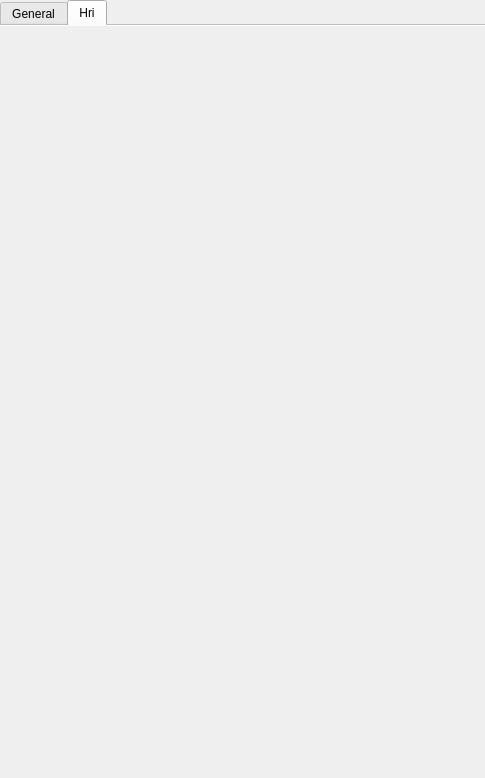
<?xml version="1.0" encoding="UTF-8"?>
<ui version="4.0">
 <class>CostWidget</class>
 <widget class="QWidget" name="CostWidget">
  <property name="geometry">
   <rect>
    <x>0</x>
    <y>0</y>
    <width>485</width>
    <height>778</height>
   </rect>
  </property>
  <property name="windowTitle">
   <string>Form</string>
  </property>
  <layout class="QGridLayout" name="gridLayout">
   <property name="margin">
    <number>0</number>
   </property>
   <item row="0" column="0">
    <widget class="QTabWidget" name="tabWidgetCosts">
     <property name="enabled">
      <bool>true</bool>
     </property>
     <property name="currentIndex">
      <number>1</number>
     </property>
     <property name="documentMode">
      <bool>true</bool>
     </property>
     <widget class="QWidget" name="Cost_General">
      <attribute name="title">
       <string>General</string>
      </attribute>
      <layout class="QVBoxLayout" name="verticalLayout_9">
       <item>
        <widget class="QScrollArea" name="costScrollArea">
         <property name="horizontalScrollBarPolicy">
          <enum>Qt::ScrollBarAlwaysOff</enum>
         </property>
         <property name="widgetResizable">
          <bool>true</bool>
         </property>
         <widget class="QWidget" name="scrollAreaWidgetContents_2">
          <property name="geometry">
           <rect>
            <x>0</x>
            <y>0</y>
            <width>426</width>
            <height>1052</height>
           </rect>
          </property>
          <layout class="QVBoxLayout" name="verticalLayout">
           <item>
            <widget class="QGroupBox" name="groupBox_22">
             <property name="title">
              <string>General</string>
             </property>
             <layout class="QGridLayout" name="gridLayout_25">
              <item row="0" column="0">
               <widget class="QCheckBox" name="isCostSpaceCopy">
                <property name="text">
                 <string>Is Cost Space</string>
                </property>
               </widget>
              </item>
              <item row="1" column="0">
               <widget class="QWidget" name="widget" native="true">
                <layout class="QHBoxLayout" name="horizontalLayout">
                 <item>
                  <widget class="QLabel" name="label">
                   <property name="text">
                    <string>Cost Function</string>
                   </property>
                  </widget>
                 </item>
                 <item>
                  <widget class="QComboBox" name="comboBoxCostFunctions"/>
                 </item>
                 <item>
                  <spacer name="horizontalSpacer">
                   <property name="orientation">
                    <enum>Qt::Horizontal</enum>
                   </property>
                   <property name="sizeHint" stdset="0">
                    <size>
                     <width>40</width>
                     <height>20</height>
                    </size>
                   </property>
                  </spacer>
                 </item>
                </layout>
               </widget>
              </item>
             </layout>
            </widget>
           </item>
           <item>
            <widget class="QGroupBox" name="groupBox_7">
             <property name="title">
              <string>Traj Cost</string>
             </property>
             <layout class="QVBoxLayout" name="verticalLayout_29">
              <item>
               <widget class="QWidget" name="widget_14" native="true">
                <layout class="QGridLayout" name="gridLayout_34">
                 <item row="0" column="0">
                  <widget class="QPushButton" name="pushButtonShowTrajCost">
                   <property name="text">
                    <string>Show Traj Cost</string>
                   </property>
                  </widget>
                 </item>
                 <item row="0" column="1">
                  <widget class="QPushButton" name="pushButtonShowHRITrajCost">
                   <property name="text">
                    <string>Show HRI Traj</string>
                   </property>
                  </widget>
                 </item>
                 <item row="1" column="0">
                  <widget class="QCheckBox" name="checkBoxRescale">
                   <property name="text">
                    <string>Will not rescale</string>
                   </property>
                  </widget>
                 </item>
                </layout>
               </widget>
              </item>
              <item>
               <widget class="QWidget" name="widget_15" native="true">
                <layout class="QHBoxLayout" name="horizontalLayout_5">
                 <item>
                  <widget class="QComboBox" name="comboBoxTrajCostExtimation_2">
                   <item>
                    <property name="text">
                     <string>Minimal Work</string>
                    </property>
                   </item>
                   <item>
                    <property name="text">
                     <string>Integral</string>
                    </property>
                   </item>
                  </widget>
                 </item>
                 <item>
                  <spacer name="horizontalSpacer_2">
                   <property name="orientation">
                    <enum>Qt::Horizontal</enum>
                   </property>
                   <property name="sizeHint" stdset="0">
                    <size>
                     <width>40</width>
                     <height>20</height>
                    </size>
                   </property>
                  </spacer>
                 </item>
                </layout>
               </widget>
              </item>
              <item>
               <widget class="QWidget" name="widget_16" native="true">
                <layout class="QHBoxLayout" name="horizontalLayout_9">
                 <item>
                  <widget class="QLabel" name="label_24">
                   <property name="text">
                    <string>Length Weight</string>
                   </property>
                  </widget>
                 </item>
                 <item>
                  <widget class="QDoubleSpinBox" name="doubleSpinBoxLengthWeight">
                   <property name="decimals">
                    <number>3</number>
                   </property>
                   <property name="minimum">
                    <double>0.000000000000000</double>
                   </property>
                   <property name="maximum">
                    <double>150.000000000000000</double>
                   </property>
                   <property name="singleStep">
                    <double>0.001000000000000</double>
                   </property>
                  </widget>
                 </item>
                 <item>
                  <widget class="QSlider" name="horizontalSliderLengthWeight">
                   <property name="orientation">
                    <enum>Qt::Horizontal</enum>
                   </property>
                  </widget>
                 </item>
                </layout>
               </widget>
              </item>
             </layout>
            </widget>
           </item>
           <item>
            <widget class="QGroupBox" name="groupBox_10">
             <property name="title">
              <string>T-RRT</string>
             </property>
             <layout class="QVBoxLayout" name="verticalLayout_10">
              <item>
               <layout class="QGridLayout" name="gridLayout_4">
                <item row="0" column="0">
                 <widget class="QLabel" name="label_6">
                  <property name="text">
                   <string>Initial Temp.</string>
                  </property>
                 </widget>
                </item>
                <item row="0" column="1">
                 <widget class="QDoubleSpinBox" name="doubleSpinBoxInitTemp">
                  <property name="decimals">
                   <number>6</number>
                  </property>
                  <property name="minimum">
                   <double>0.000001000000000</double>
                  </property>
                  <property name="maximum">
                   <double>10.000000000000000</double>
                  </property>
                  <property name="singleStep">
                   <double>0.000001000000000</double>
                  </property>
                 </widget>
                </item>
                <item row="0" column="2">
                 <widget class="QSlider" name="horizontalSliderInitTemp">
                  <property name="maximum">
                   <number>10000000</number>
                  </property>
                  <property name="orientation">
                   <enum>Qt::Horizontal</enum>
                  </property>
                 </widget>
                </item>
                <item row="1" column="0">
                 <widget class="QLabel" name="label_7">
                  <property name="text">
                   <string>NFailmax</string>
                  </property>
                 </widget>
                </item>
                <item row="1" column="1">
                 <widget class="QDoubleSpinBox" name="doubleSpinBoxNFailMax">
                  <property name="decimals">
                   <number>0</number>
                  </property>
                  <property name="minimum">
                   <double>10.000000000000000</double>
                  </property>
                  <property name="maximum">
                   <double>10000.000000000000000</double>
                  </property>
                  <property name="singleStep">
                   <double>10.000000000000000</double>
                  </property>
                 </widget>
                </item>
                <item row="1" column="2">
                 <widget class="QSlider" name="horizontalSliderNFailMax">
                  <property name="maximum">
                   <number>500</number>
                  </property>
                  <property name="orientation">
                   <enum>Qt::Horizontal</enum>
                  </property>
                 </widget>
                </item>
                <item row="2" column="0">
                 <widget class="QLabel" name="label_29">
                  <property name="text">
                   <string>Minimal Connect Gap</string>
                  </property>
                 </widget>
                </item>
                <item row="2" column="1">
                 <widget class="QDoubleSpinBox" name="doubleSpinBoxMinConnectGap">
                  <property name="decimals">
                   <number>1</number>
                  </property>
                  <property name="minimum">
                   <double>1.000000000000000</double>
                  </property>
                  <property name="maximum">
                   <double>20.000000000000000</double>
                  </property>
                 </widget>
                </item>
                <item row="2" column="2">
                 <widget class="QSlider" name="horizontalSliderMinConnectGap">
                  <property name="orientation">
                   <enum>Qt::Horizontal</enum>
                  </property>
                 </widget>
                </item>
               </layout>
              </item>
              <item>
               <widget class="QCheckBox" name="checkBoxCostBefore">
                <property name="text">
                 <string>Compute Cost Before Collision</string>
                </property>
               </widget>
              </item>
              <item>
               <widget class="QCheckBox" name="checkBoxCostExpandToGoal">
                <property name="text">
                 <string>Expand To Goal</string>
                </property>
               </widget>
              </item>
              <item>
               <widget class="QCheckBox" name="checkBoxCostWithGradient">
                <property name="text">
                 <string>With Gradient</string>
                </property>
               </widget>
              </item>
              <item>
               <layout class="QHBoxLayout" name="horizontalLayout_10">
                <item>
                 <spacer name="horizontalSpacer_4">
                  <property name="orientation">
                   <enum>Qt::Horizontal</enum>
                  </property>
                  <property name="sizeHint" stdset="0">
                   <size>
                    <width>40</width>
                    <height>20</height>
                   </size>
                  </property>
                 </spacer>
                </item>
                <item>
                 <widget class="QPushButton" name="pushButtonShowTemp">
                  <property name="text">
                   <string>Show Temp.</string>
                  </property>
                 </widget>
                </item>
                <item>
                 <spacer name="horizontalSpacer_5">
                  <property name="orientation">
                   <enum>Qt::Horizontal</enum>
                  </property>
                  <property name="sizeHint" stdset="0">
                   <size>
                    <width>40</width>
                    <height>20</height>
                   </size>
                  </property>
                 </spacer>
                </item>
               </layout>
              </item>
             </layout>
            </widget>
           </item>
           <item>
            <widget class="QGroupBox" name="groupBox_2">
             <property name="title">
              <string>Threshold</string>
             </property>
             <layout class="QVBoxLayout" name="verticalLayout_2">
              <item>
               <widget class="QCheckBox" name="checkBoxIsCostThreshold">
                <property name="text">
                 <string>Thresh-RRT</string>
                </property>
               </widget>
              </item>
              <item>
               <widget class="QWidget" name="widget_2" native="true">
                <layout class="QGridLayout" name="gridLayout_2">
                 <item row="0" column="1">
                  <widget class="QDoubleSpinBox" name="doubleSpinBoxCostThresh"/>
                 </item>
                 <item row="0" column="2">
                  <widget class="QSlider" name="horizontalSliderCostThresh">
                   <property name="orientation">
                    <enum>Qt::Horizontal</enum>
                   </property>
                  </widget>
                 </item>
                 <item row="0" column="0">
                  <widget class="QLabel" name="label_2">
                   <property name="text">
                    <string>Seuil</string>
                   </property>
                  </widget>
                 </item>
                </layout>
               </widget>
              </item>
              <item>
               <widget class="QWidget" name="widget_3" native="true">
                <layout class="QGridLayout" name="gridLayout_3">
                 <item row="0" column="1">
                  <widget class="QPushButton" name="pushButtonThresholdPlanner">
                   <property name="text">
                    <string>T-Planner</string>
                   </property>
                  </widget>
                 </item>
                 <item row="0" column="0">
                  <spacer name="horizontalSpacer_6">
                   <property name="orientation">
                    <enum>Qt::Horizontal</enum>
                   </property>
                   <property name="sizeHint" stdset="0">
                    <size>
                     <width>40</width>
                     <height>20</height>
                    </size>
                   </property>
                  </spacer>
                 </item>
                </layout>
               </widget>
              </item>
             </layout>
            </widget>
           </item>
           <item>
            <widget class="QGroupBox" name="groupBox_24">
             <property name="title">
              <string>2D Landscape</string>
             </property>
             <layout class="QGridLayout" name="gridLayout_28">
              <item row="0" column="0">
               <widget class="QPushButton" name="pushButton2DDijkstra">
                <property name="text">
                 <string>Dijkstra</string>
                </property>
               </widget>
              </item>
              <item row="0" column="1">
               <spacer name="horizontalSpacer_3">
                <property name="orientation">
                 <enum>Qt::Horizontal</enum>
                </property>
                <property name="sizeHint" stdset="0">
                 <size>
                  <width>40</width>
                  <height>20</height>
                 </size>
                </property>
               </spacer>
              </item>
             </layout>
            </widget>
           </item>
           <item>
            <widget class="QGroupBox" name="groupBox">
             <property name="title">
              <string>Roadmap with cycles</string>
             </property>
             <layout class="QGridLayout" name="gridLayout_5">
              <item row="0" column="0">
               <widget class="QPushButton" name="pushButtonRecomputeGraph">
                <property name="text">
                 <string>Recompute Cost In Graph</string>
                </property>
               </widget>
              </item>
              <item row="1" column="0">
               <widget class="QPushButton" name="pushButtonStonesGraph">
                <property name="text">
                 <string>Load Stones Graph And Recompute</string>
                </property>
               </widget>
              </item>
              <item row="2" column="0">
               <widget class="QPushButton" name="pushButtonExtractBestPath">
                <property name="text">
                 <string>Extract Best Path</string>
                </property>
               </widget>
              </item>
              <item row="0" column="1">
               <spacer name="horizontalSpacer_7">
                <property name="orientation">
                 <enum>Qt::Horizontal</enum>
                </property>
                <property name="sizeHint" stdset="0">
                 <size>
                  <width>40</width>
                  <height>20</height>
                 </size>
                </property>
               </spacer>
              </item>
             </layout>
            </widget>
           </item>
           <item>
            <layout class="QHBoxLayout" name="horizontalLayout_14">
             <item>
              <widget class="QPushButton" name="pushButtonGridInGraph">
               <property name="text">
                <string>Grid In Graph</string>
               </property>
              </widget>
             </item>
             <item>
              <widget class="QPushButton" name="pushButtonAStar">
               <property name="text">
                <string>Test A*</string>
               </property>
              </widget>
             </item>
            </layout>
           </item>
          </layout>
         </widget>
        </widget>
       </item>
      </layout>
     </widget>
     <widget class="QWidget" name="CostHri">
      <attribute name="title">
       <string>Hri</string>
      </attribute>
      <layout class="QVBoxLayout" name="verticalLayout_3">
       <property name="margin">
        <number>0</number>
       </property>
       <item>
        <widget class="QWidget" name="tabHri" native="true"/>
       </item>
      </layout>
     </widget>
    </widget>
   </item>
  </layout>
 </widget>
 <resources/>
 <connections/>
</ui>
